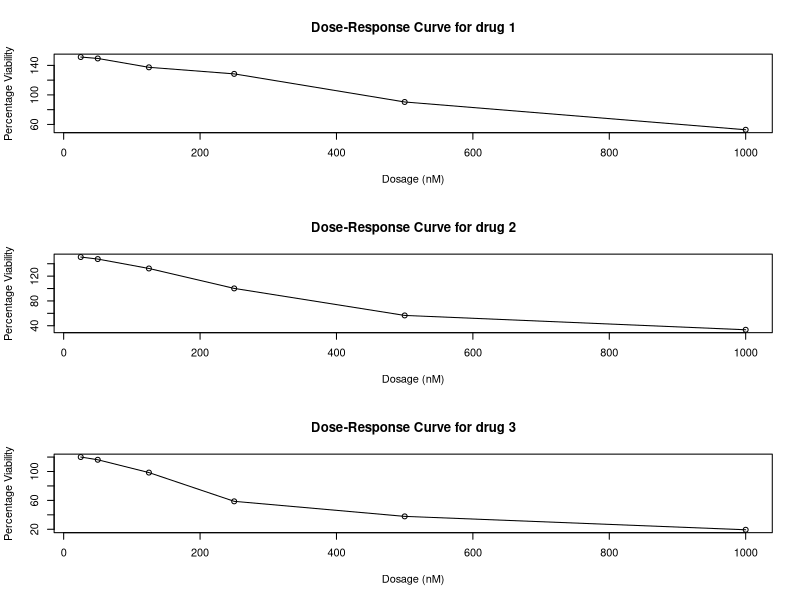

Write R code to recreate this figure.
#Question 3:

#You are provided with cell_viability.csv file that contains the results from the cell viability assay that
#recorded the percent of cell viabilities with three drugs treatments.

# a. Read the table into cell.via dataframe

# b. Write a function calculate_mean_viability () to calculate mean viability for each drug treatment.
#When you call the function calculate_mean_viability (cell.via), it should print the mean viability of each
#drug treatment.

# c. Write a Function calculate_sd_viability () to calculate standard deviation of viability for each drug
#treatment. When you call the function calculate_sd_viability(cell.via), it should print the standard
#deviation of each drug treatment.

# d. Write a function plot_dose_response_curves () to plot dosage-response curves for each drug where
#the x-axis should have dosage and y axis contains the percent viability. When you call the function
#plot_dose_response_curves(cell.via), it should print dose response curve of each drug. You need to use
#for loop within the function to plot the dose response curve of three drugs. Generate all the three curves
#into a single figure by mentioning the following function before the plot function.

#par(mfrow = c(3, 1))

#This function will help to generate all the three plots one below the other.
#For your easy understanding the plot is provided here.

#Part a
cell.via <- read.csv("cell_viability.csv")

#Part b
print("Part B")
calculate_mean_viability <- function(cell.via) {
  print(mean(cell.via$drug1))
  print(mean(cell.via$drug2))
  print(mean(cell.via$drug3))
}
calculate_mean_viability(cell.via)

#Part c
print("Part C")
calculate_sd_viability <- function(cell.via) {
  print(sd(cell.via$drug1))
  print(sd(cell.via$drug2))
  print(sd(cell.via$drug3))
}
calculate_sd_viability(cell.via)

#Part d
print("Part D")
plot_dose_response_curves <- function(cell.via) {
  par(mfrow = c(3, 1))
  
  #No need to include the first row, it's just the control row
  plot(cell.via$drug1[2:7] ~ cell.via$Dosage_mg[2:7], xlab = "Dosage (nM)", ylab = "Percentage Viability",
       main = "Dose-Response Curve for drug 1")
  lines(cell.via$Dosage_mg[2:7], cell.via$drug1[2:7])
  
  plot(cell.via$drug2[2:7] ~ cell.via$Dosage_mg[2:7], xlab = "Dosage (nM)", ylab = "Percentage Viability",
       main = "Dose-Response Curve for drug 2")
  lines(cell.via$Dosage_mg[2:7], cell.via$drug2[2:7])
  
  plot(cell.via$drug3[2:7] ~ cell.via$Dosage_mg[2:7], xlab = "Dosage (nM)", ylab = "Percentage Viability",
       main = "Dose-Response Curve for drug 3")
  lines(cell.via$Dosage_mg[2:7], cell.via$drug3[2:7])
}

plot_dose_response_curves(cell.via)
